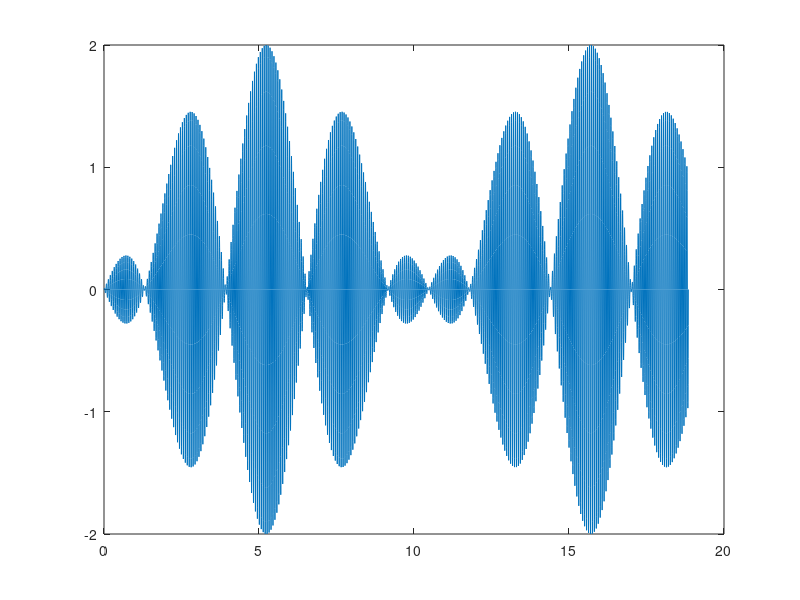

The MATLAB script that drew this image:
h0 = inline('(1+0.2*sin(0.9*t)).*sin(100*t)');
h1 = inline('(1+0.2*sin(1.5*t)).*sin(100*t)');
h2 = inline('abs(sin(0.9*t)-sin(1.5*t)).*sin(100*t)');

x = 0 : pi/1000 : 6*pi;

plot(x,h2(x))
